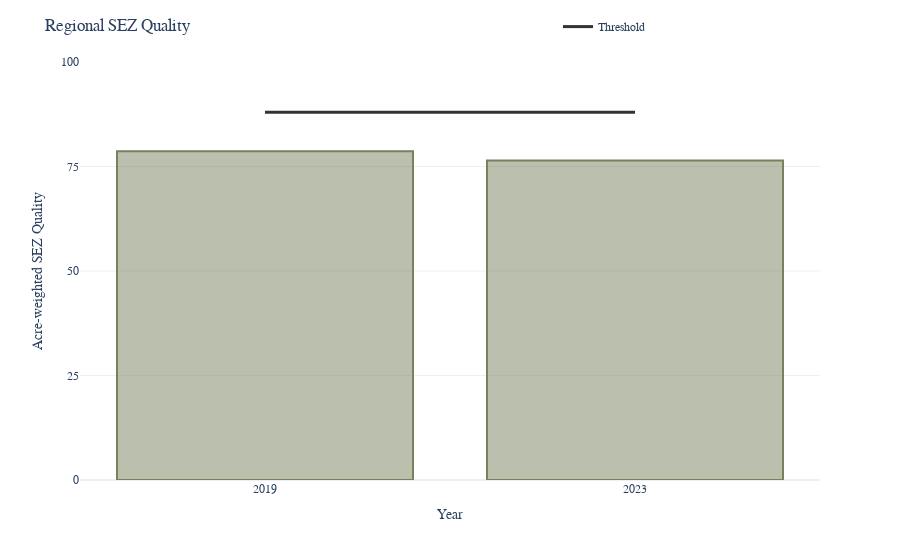

Notebook code for this chart:
### Code cell
# Get SEZ Data
df = get_sez_data_sql()
# Make SEZ/Wetland Restoration Chart
plot_BasinwideSEZ_scores(df, draft=False)

### Figure 1 — Plotly figure (JSON) as saved in the notebook; plotly's stock layout.template omitted (floating-point values rounded to 4 significant figures; data arrays with more than 128 entries replaced by an {"elided": "..."} marker saying what was removed)
{"data": [{"alignmentgroup": "True", "hovertemplate": "SEZ Quality:<br><b>%{y:.2f}</b>", "legendgroup": "", "marker": {"color": "rgba(119, 129, 92, 0.5)", "line": {"color": "#77815c", "width": 2}, "pattern": {"shape": ""}}, "name": "", "offsetgroup": "", "orientation": "v", "showlegend": false, "textposition": "auto", "type": "bar", "x": ["2019", "2023"], "xaxis": "x", "y": [78.62, 76.46], "yaxis": "y"}, {"hovertemplate": "Threshold :<br>%{y:.0f}<extra></extra>", "line": {"color": "#333333", "width": 3}, "mode": "lines", "name": "Threshold", "type": "scatter", "x": {"elided": "1282 str values"}, "y": {"elided": "1282 int values"}}], "layout": {"barmode": "relative", "font": {"family": "Calibri"}, "hovermode": "x unified", "legend": {"entrywidth": 180, "orientation": "h", "title": {"text": ""}, "tracegroupgap": 0, "x": 0.95, "xanchor": "right", "y": 1.05, "yanchor": "bottom"}, "margin": {"t": 60}, "showlegend": true, "title": {"text": "Regional SEZ Quality"}, "xaxis": {"anchor": "y", "domain": [0, 1], "dtick": ["2019", "2023"], "tickmode": "linear", "title": {"text": "Year"}}, "yaxis": {"anchor": "x", "domain": [0, 1], "dtick": 25, "range": [0, 100], "tick0": 0, "tickmode": "linear", "title": {"text": "Acre-weighted SEZ Quality"}}}}
